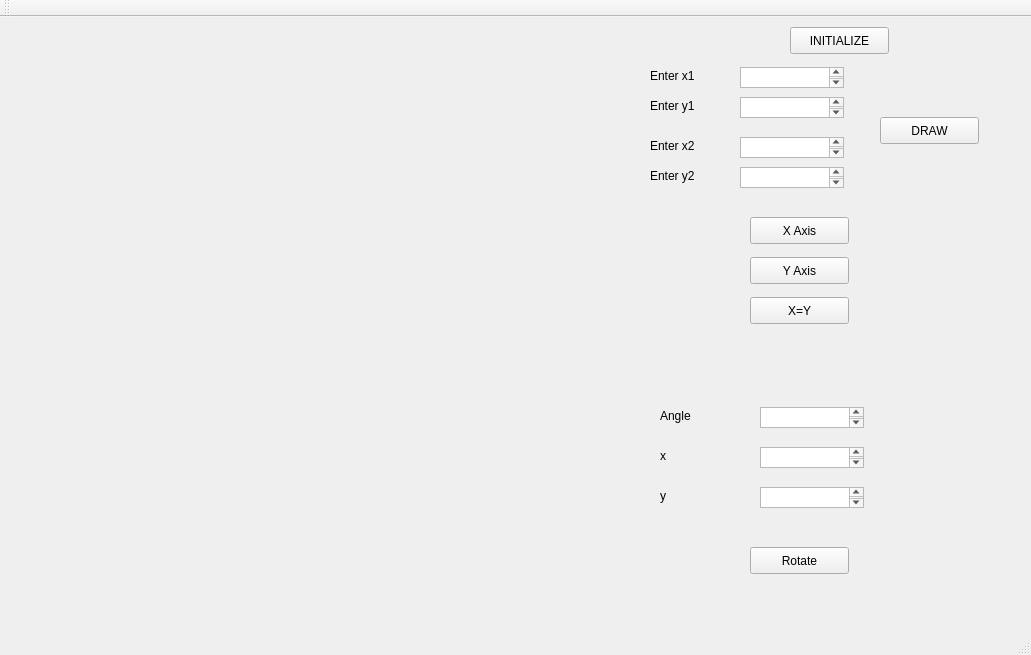
<?xml version="1.0" encoding="UTF-8"?>
<ui version="4.0">
 <class>MainWindow</class>
 <widget class="QMainWindow" name="MainWindow">
  <property name="geometry">
   <rect>
    <x>0</x>
    <y>0</y>
    <width>1031</width>
    <height>655</height>
   </rect>
  </property>
  <property name="windowTitle">
   <string>MainWindow</string>
  </property>
  <widget class="QWidget" name="centralWidget">
   <widget class="QLabel" name="label">
    <property name="geometry">
     <rect>
      <x>10</x>
      <y>10</y>
      <width>571</width>
      <height>581</height>
     </rect>
    </property>
    <property name="text">
     <string/>
    </property>
   </widget>
   <widget class="QPushButton" name="pushButton">
    <property name="geometry">
     <rect>
      <x>790</x>
      <y>10</y>
      <width>99</width>
      <height>27</height>
     </rect>
    </property>
    <property name="text">
     <string>INITIALIZE</string>
    </property>
   </widget>
   <widget class="QPushButton" name="pushButton_2">
    <property name="geometry">
     <rect>
      <x>880</x>
      <y>100</y>
      <width>99</width>
      <height>27</height>
     </rect>
    </property>
    <property name="text">
     <string>DRAW</string>
    </property>
   </widget>
   <widget class="QLabel" name="label_2">
    <property name="geometry">
     <rect>
      <x>650</x>
      <y>50</y>
      <width>67</width>
      <height>17</height>
     </rect>
    </property>
    <property name="text">
     <string>Enter x1</string>
    </property>
   </widget>
   <widget class="QLabel" name="label_3">
    <property name="geometry">
     <rect>
      <x>650</x>
      <y>80</y>
      <width>67</width>
      <height>17</height>
     </rect>
    </property>
    <property name="text">
     <string>Enter y1</string>
    </property>
   </widget>
   <widget class="QLabel" name="label_4">
    <property name="geometry">
     <rect>
      <x>650</x>
      <y>120</y>
      <width>67</width>
      <height>17</height>
     </rect>
    </property>
    <property name="text">
     <string>Enter x2</string>
    </property>
   </widget>
   <widget class="QLabel" name="label_5">
    <property name="geometry">
     <rect>
      <x>650</x>
      <y>150</y>
      <width>67</width>
      <height>17</height>
     </rect>
    </property>
    <property name="text">
     <string>Enter y2</string>
    </property>
   </widget>
   <widget class="QTextEdit" name="textEdit">
    <property name="geometry">
     <rect>
      <x>740</x>
      <y>50</y>
      <width>104</width>
      <height>21</height>
     </rect>
    </property>
   </widget>
   <widget class="QTextEdit" name="textEdit_2">
    <property name="geometry">
     <rect>
      <x>740</x>
      <y>80</y>
      <width>104</width>
      <height>21</height>
     </rect>
    </property>
   </widget>
   <widget class="QTextEdit" name="textEdit_3">
    <property name="geometry">
     <rect>
      <x>740</x>
      <y>120</y>
      <width>104</width>
      <height>21</height>
     </rect>
    </property>
   </widget>
   <widget class="QTextEdit" name="textEdit_4">
    <property name="geometry">
     <rect>
      <x>740</x>
      <y>150</y>
      <width>104</width>
      <height>21</height>
     </rect>
    </property>
   </widget>
   <widget class="QPushButton" name="pushButton_3">
    <property name="geometry">
     <rect>
      <x>750</x>
      <y>200</y>
      <width>99</width>
      <height>27</height>
     </rect>
    </property>
    <property name="text">
     <string>X Axis</string>
    </property>
   </widget>
   <widget class="QPushButton" name="pushButton_4">
    <property name="geometry">
     <rect>
      <x>750</x>
      <y>240</y>
      <width>99</width>
      <height>27</height>
     </rect>
    </property>
    <property name="text">
     <string>Y Axis</string>
    </property>
   </widget>
   <widget class="QPushButton" name="pushButton_5">
    <property name="geometry">
     <rect>
      <x>750</x>
      <y>280</y>
      <width>99</width>
      <height>27</height>
     </rect>
    </property>
    <property name="text">
     <string>X=Y</string>
    </property>
   </widget>
   <widget class="QLabel" name="label_6">
    <property name="geometry">
     <rect>
      <x>660</x>
      <y>390</y>
      <width>67</width>
      <height>17</height>
     </rect>
    </property>
    <property name="text">
     <string>Angle</string>
    </property>
   </widget>
   <widget class="QLabel" name="label_7">
    <property name="geometry">
     <rect>
      <x>660</x>
      <y>430</y>
      <width>67</width>
      <height>17</height>
     </rect>
    </property>
    <property name="text">
     <string>x</string>
    </property>
   </widget>
   <widget class="QLabel" name="label_8">
    <property name="geometry">
     <rect>
      <x>660</x>
      <y>470</y>
      <width>67</width>
      <height>17</height>
     </rect>
    </property>
    <property name="text">
     <string>y</string>
    </property>
   </widget>
   <widget class="QTextEdit" name="textEdit_5">
    <property name="geometry">
     <rect>
      <x>760</x>
      <y>390</y>
      <width>104</width>
      <height>21</height>
     </rect>
    </property>
   </widget>
   <widget class="QTextEdit" name="textEdit_6">
    <property name="geometry">
     <rect>
      <x>760</x>
      <y>430</y>
      <width>104</width>
      <height>21</height>
     </rect>
    </property>
   </widget>
   <widget class="QTextEdit" name="textEdit_7">
    <property name="geometry">
     <rect>
      <x>760</x>
      <y>470</y>
      <width>104</width>
      <height>21</height>
     </rect>
    </property>
   </widget>
   <widget class="QPushButton" name="pushButton_6">
    <property name="geometry">
     <rect>
      <x>750</x>
      <y>530</y>
      <width>99</width>
      <height>27</height>
     </rect>
    </property>
    <property name="text">
     <string>Rotate</string>
    </property>
   </widget>
  </widget>
  <widget class="QMenuBar" name="menuBar">
   <property name="geometry">
    <rect>
     <x>0</x>
     <y>0</y>
     <width>1031</width>
     <height>25</height>
    </rect>
   </property>
  </widget>
  <widget class="QToolBar" name="mainToolBar">
   <attribute name="toolBarArea">
    <enum>TopToolBarArea</enum>
   </attribute>
   <attribute name="toolBarBreak">
    <bool>false</bool>
   </attribute>
  </widget>
  <widget class="QStatusBar" name="statusBar"/>
 </widget>
 <layoutdefault spacing="6" margin="11"/>
 <resources/>
 <connections/>
</ui>
